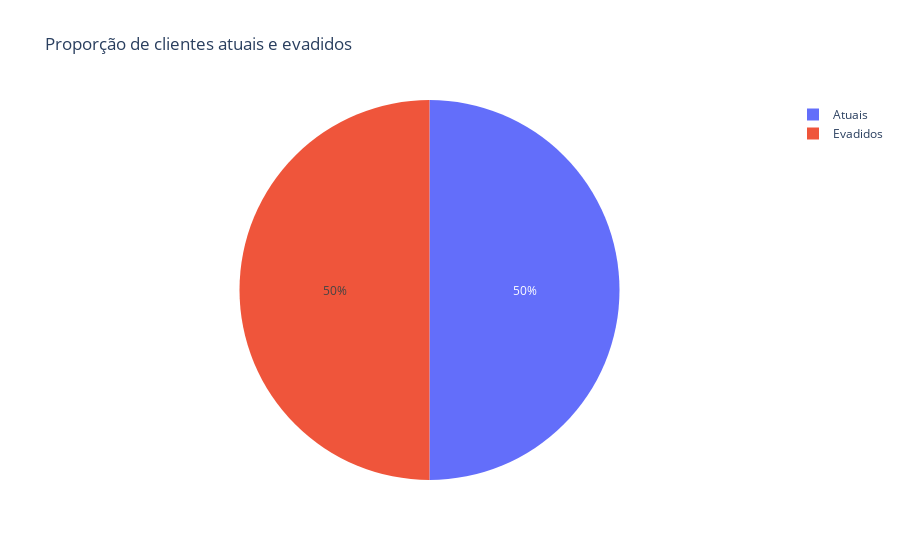

The notebook cell this image was saved under:
### Markdown cell above
Claramente, temos cinco clientes que não saíram para cada cliente que saiu. Isso é desbalanceado, então vamos balancear a base utilizndo [SMOTENC](https://imbalanced-learn.org/dev/references/generated/imblearn.over_sampling.SMOTENC.html).

### Code cell
from imblearn.over_sampling import SMOTENC

smotenc = SMOTENC(categorical_features=[X.columns.get_loc(f) for f in categorical_factors], random_state=42)
X, Y = smotenc.fit_resample(X, Y)

show_dataset_balance(Y)

### Figure 1 — Plotly figure (JSON) as saved in the notebook; plotly's stock layout.template omitted (floating-point values rounded to 4 significant figures)
{"data": [{"domain": {"x": [0, 1], "y": [0, 1]}, "hovertemplate": "label=%{label}<br>value=%{value}<extra></extra>", "labels": ["Atuais", "Evadidos"], "legendgroup": "", "name": "", "showlegend": true, "type": "pie", "values": [7963, 7963]}], "layout": {"autosize": true, "legend": {"tracegroupgap": 0}, "title": {"text": "Proporção de clientes atuais e evadidos"}}}
